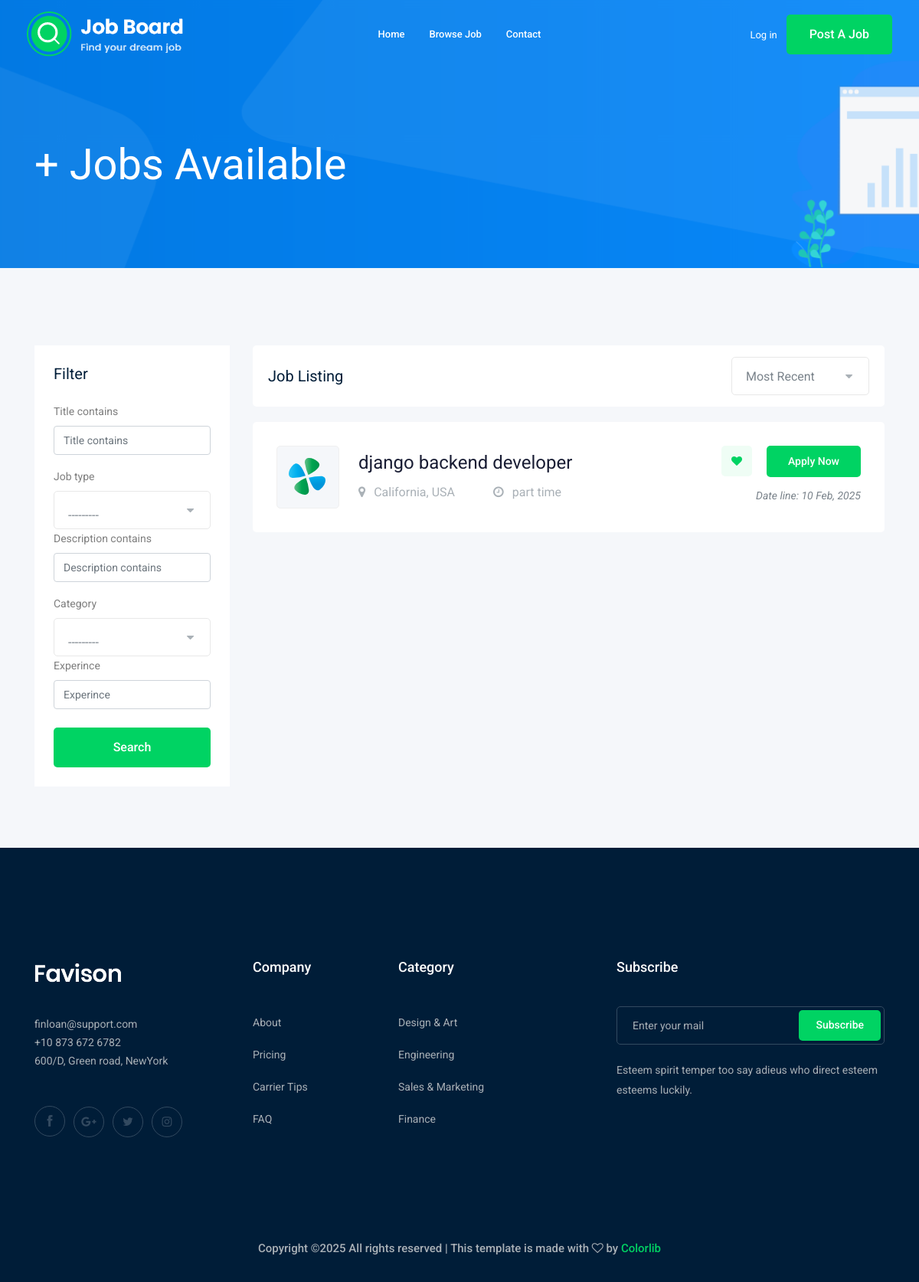
The app's page /jobs/, older data.
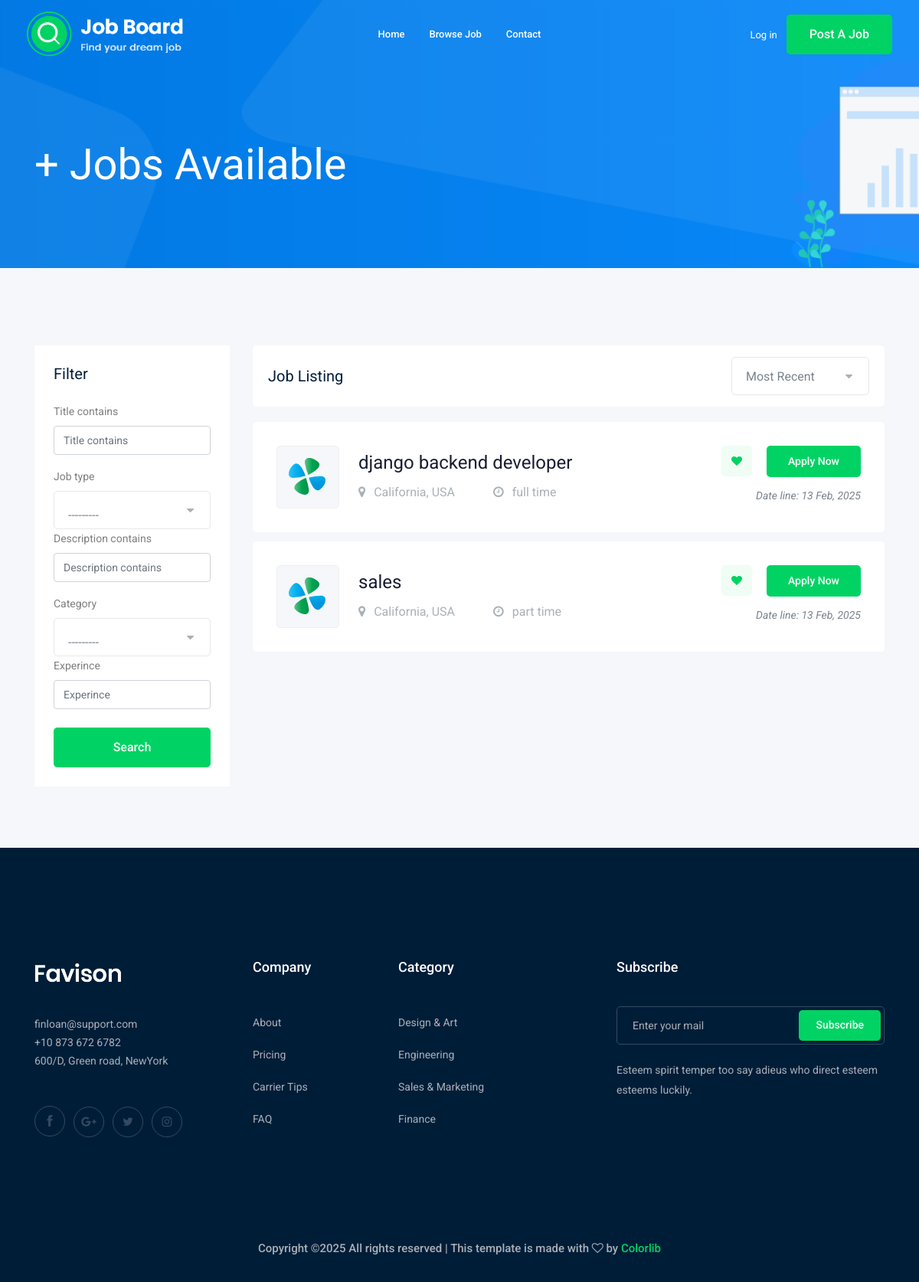
The same page, newer data.
### job/models.py (models this page shows, shortened)
class Job(models.Model):
    owner = models.ForeignKey(User, on_delete=models.CASCADE)
    title = models.CharField(max_length=100)
    job_type = models.CharField(max_length=15,choices=job_type)
    description = models.TextField(max_length=1000)
    published_at = models.DateTimeField(auto_now=True)
    vacancy = models.IntegerField(default=1)
    salary = models.IntegerField(default=0)
    category = models.ForeignKey('Catecory',on_delete=models.CASCADE)
    experince = models.IntegerField(default=1)
    image = models.ImageField(upload_to=image_upload)
    slug = models.SlugField(null=True,blank=True)

### job/views.py (the view)
# urls.py: path('',views.job_list,name='job_list'),
def job_list(request):
    job_list = Job.objects.all()
    filter = JobFilter(request.GET, queryset=job_list)
    job_list = filter.qs
    paginator = Paginator(job_list, 3)
    page_number = request.GET.get("page")
    page_obj = paginator.get_page(page_number)
    context = {
        'jobs':page_obj,
        'filter':filter
    }
    return render(request,'job/job_list.html',context)

### job/models.py (called while the page is built)
    def __str__(self):
        return self.name

### job/templates/job/job_list.html (shortened to what this page needs)
{% extends "base.html" %}
{% load bootstrap4 %}
{% block body %}
    <div class="bradcam_area bradcam_bg_1">
        <div class="container">
            <div class="row">
                <div class="col-xl-12">
                    <div class="bradcam_text">
                        <h3>{{jobs.count}} + Jobs Available</h3>
                    </div>
                </div>
            </div>
        </div>
    </div>
    <div class="job_listing_area plus_padding">
        <div class="container">
            <div class="row">
                <div class="col-lg-3">
                    <div class="job_filter white-bg">
                        <div class="form_inner white-bg">
                            <h3>Filter</h3>
                            <form method="GET">
                                {% bootstrap_form filter.form %}
                                    <button  class="boxed-btn3 w-100 mt-2" type="submit">Search</button>
                                </form>
                        </div>
                    </div>
                </div>
                <div class="col-lg-9">
                    <div class="recent_joblist_wrap">
                        <div class="recent_joblist white-bg ">
                            <div class="row align-items-center">
                                <div class="col-md-6">
                                    <h4>Job Listing</h4>
                                </div>
                                <div class="col-md-6">
                                    <div class="serch_cat d-flex justify-content-end">
                                    </div>
                                </div>
                            </div>
                        </div>
                    </div>
                    <div class="job_lists m-0">
                        {% for job in jobs %}
                        <div class="row">
                            <div class="col-lg-12 col-md-12">
                                <div class="single_jobs white-bg d-flex justify-content-between">
                                    <div class="jobs_left d-flex align-items-center">
                                        <div class="thumb">
                                            <img src="img/svg_icon/1.svg" alt="">
                                        </div>
                                        <div class="jobs_conetent">
                                            <a href="{% url 'jobs:job_detail' job.slug %}"><h4>{{job.title}}</h4></a>
                                            <div class="links_locat d-flex align-items-center">
                                                <div class="location">
                                                    <p> <i class="fa fa-map-marker"></i> California, USA</p>
                                                </div>
                                                <div class="location">
                                                    <p> <i class="fa fa-clock-o"></i> {{job.job_type}}</p>
                                                </div>
                                            </div>
                                        </div>
                                    </div>
                                    <div class="jobs_right">
                                        <div class="apply_now">
                                            <a class="heart_mark" href="#"> <i class="fa fa-heart"></i> </a>
                                            <a href="{% url 'jobs:job_detail' job.slug %}" class="boxed-btn3">Apply Now</a>
                                        </div>
                                        <div class="date">
                                            <p>Date line: {{job.published_at|date:"d M, o"}}</p>
                                        </div>
                                    </div>
                                </div>
                            </div>
                        </div>
                        {% endfor %}
                    </div>
                </div>
            </div>
        </div>
    </div>
                    {% endblock body %}

### templates/base.html (shortened to what this page needs)
{% load static %}
<!doctype html>
<html class="no-js" lang="zxx">
<head>
    <link rel="stylesheet" href="{% static 'css/bootstrap.min.css' %}">
    <link rel="stylesheet" href="{% static 'css/owl.carousel.min.css' %}">
    <link rel="stylesheet" href="{% static 'css/magnific-popup.css' %}">
    <link rel="stylesheet" href="{% static 'css/font-awesome.min.css' %}">
    <link rel="stylesheet" href="{% static 'css/themify-icons.css' %}">
    <link rel="stylesheet" href="{% static 'css/nice-select.css' %}">
    <link rel="stylesheet" href="{% static 'css/flaticon.css' %}">
    <link rel="stylesheet" href="{% static 'css/jquery-ui.css' %}">
    <link rel="stylesheet" href="{% static 'css/gijgo.css' %}">
    <link rel="stylesheet" href="{% static 'css/animate.min.css' %}">
    <link rel="stylesheet" href="{% static 'css/slicknav.css' %}">
    <link rel="stylesheet" href="{% static 'css/style.css' %}">
    <header>
        <div class="header-area ">
            <div id="sticky-header" class="main-header-area">
                <div class="container-fluid ">
                    <div class="header_bottom_border">
                        <div class="row align-items-center">
                            <div class="col-xl-3 col-lg-2">
                                <div class="logo">
                                    <a href="{% url 'jobs:add_job' %}">
                                        <img src="{% static 'img/logo.png' %}" alt="">
                                    </a>
                                </div>
                            </div>
                            <div class="col-xl-6 col-lg-7">
                                <div class="main-menu  d-none d-lg-block">
                                    <nav>
                                        <ul id="navigation">
                                            <li><a href="index.html">home</a></li>
                                            <li><a href="{% url 'jobs:job_list' %}">Browse Job</a></li>
                                            <li><a href="{% url 'contact:contact' %}">Contact</a></li>
                                        </ul>
                                    </nav>
                                </div>
                            </div>
                            <div class="col-xl-3 col-lg-3 d-none d-lg-block">
                                <div class="Appointment">
                                    {% if request.user.is_authenticated %}
                                        <div class="phone_num d-none d-xl-block">
                                            <a href="{% url 'accounts:profile' %}">Profile</a>
                                        </div>
                                    {% else %}
                                        <div class="phone_num d-none d-xl-block">
                                            <a href="{% url 'login' %}">Log in</a>
                                        </div>
                                        {% endif %}
                                    <div class="d-none d-lg-block">
                                        <a class="boxed-btn3" href="{% url 'jobs:add_job' %}">Post a Job</a>
                                    </div>
                                </div>
                            </div>
                            <div class="col-12">
                            </div>
                        </div>
                    </div>
                </div>
            </div>
        </div>
    </header>
</head>
{% block body %}
{% endblock body %}
    <footer class="footer">
        <div class="footer_top">
            <div class="container">
                <div class="row">
                    <div class="col-xl-3 col-md-6 col-lg-3">
                        <div class="footer_widget wow fadeInUp" data-wow-duration="1s" data-wow-delay=".3s">
                            <div class="footer_logo">
                                <a href="#">
                                    <img src="img/logo.png" alt="">
                                </a>
                            </div>
                            <p>
                                finloan@support.com <br>
                                +10 873 672 6782 <br>
                                600/D, Green road, NewYork
                            </p>
                            <div class="socail_links">
                                <ul>
                                    <li>
                                        <a href="#">
                                            <i class="ti-facebook"></i>
                                        </a>
                                    </li>
                                    <li>
                                        <a href="#">
                                            <i class="fa fa-google-plus"></i>
                                        </a>
                                    </li>
                                    <li>
                                        <a href="#">
                                            <i class="fa fa-twitter"></i>
                                        </a>
                                    </li>
                                    <li>
                                        <a href="#">
                                            <i class="fa fa-instagram"></i>
                                        </a>
                                    </li>
                                </ul>
                            </div>
                        </div>
                    </div>
                    <div class="col-xl-2 col-md-6 col-lg-2">
                        <div class="footer_widget wow fadeInUp" data-wow-duration="1.1s" data-wow-delay=".4s">
                            <h3 class="footer_title">
                                Company
                            </h3>
                            <ul>
                                <li><a href="#">About </a></li>
                                <li><a href="#"> Pricing</a></li>
                                <li><a href="#">Carrier Tips</a></li>
                                <li><a href="#">FAQ</a></li>
                            </ul>
                        </div>
                    </div>
                    <div class="col-xl-3 col-md-6 col-lg-3">
                        <div class="footer_widget wow fadeInUp" data-wow-duration="1.2s" data-wow-delay=".5s">
                            <h3 class="footer_title">
                                Category
                            </h3>
                            <ul>
                                <li><a href="#">Design & Art</a></li>
                                <li><a href="#">Engineering</a></li>
                                <li><a href="#">Sales & Marketing</a></li>
                                <li><a href="#">Finance</a></li>
                            </ul>
                        </div>
                    </div>
                    <div class="col-xl-4 col-md-6 col-lg-4">
                        <div class="footer_widget wow fadeInUp" data-wow-duration="1.3s" data-wow-delay=".6s">
                            <h3 class="footer_title">
                                Subscribe
                            </h3>
                            <form action="#" class="newsletter_form">
                                <input type="text" placeholder="Enter your mail">
                                <button type="submit">Subscribe</button>
                            </form>
                            <p class="newsletter_text">Esteem spirit temper too say adieus who direct esteem esteems
                                luckily.</p>
                        </div>
                    </div>
                </div>
            </div>
        </div>
        <div class="copy-right_text wow fadeInUp" data-wow-duration="1.4s" data-wow-delay=".3s">
            <div class="container">
                <div class="row">
                    <div class="col-xl-12">
                        <p class="copy_right text-center">
Copyright &copy;<script>document.write(new Date().getFullYear());</script> All rights reserved | This template is made with <i class="fa fa-heart-o" aria-hidden="true"></i> by <a href="https://colorlib.com" target="_blank">Colorlib</a>
                        </p>
                    </div>
                </div>
            </div>
        </div>
    </footer>
</body>
</html>

Row changes from the older to the newer data that the page shows:
changed Job "django backend developer": job_type "part time" → "full time"; published_at "10 Feb, 2025" → "13 Feb, 2025"
added Job: title "sales", job_type "part time", published_at "13 Feb, 2025"
